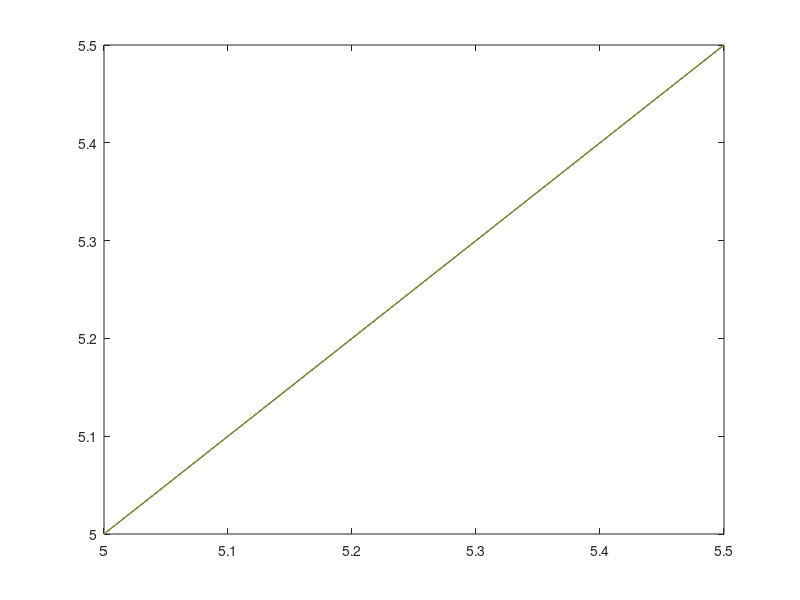

Source code (MATLAB):
clear;
clc;

n = input('number of bodies = '); % Number of bodies
G = 1; % Gravitational constant
dt = 0.1;
T = 10;

for i = 1:n
    m(i) = input('mass = '); % Mass vector
    sx(i) = input('x-pos = '); % x-position vector
    sy(i) = input('y-pos = '); % y-position vector
    sz(i) = 0; % z-position vector
    vx(i) = input('x-vel = '); % x-velocity vector
    vy(i) = input('y-vel = '); % y-velocity vector
    vz(i) = 0; % z-velocity vector
end
x(:,:,1) = [transpose(sx),transpose(sy),transpose(sz)]; % Combine x and y-positions
v_old = [transpose(vx),transpose(vy),transpose(vz)]; % Combine x- and y-velocities

for t = 1:(T/dt)
    for i = 1:3 % Determines which dimension we're looking in (i = 1:x, i = 2:y, etc.)
        for j = 1:n
            for k = 1:n
                if j == k
                    A(j,k) = 0; % i (dimension) comes last
                else
                    A(j,k) = G * m(k) * (x(k,i,t) - x(j,i,t))/ ((x(j,1,t) - x(k,1,t))^2 + (x(j,2,t) - x(k,2,t))^2)^(3/2);
                end
            end
        end
    
        a(:,i) = diag(A*ones(n));
    end
    
    v_new = v_old + a * dt;
    x(:,:,t+1) = x(:,:,t) + v_old * dt;
    v_old = v_new;
end

for i = 1:n
    plot_x(:,:) = x(i,:,:);
    plot(plot_x(1,:),plot_x(2,:))
    hold on
end